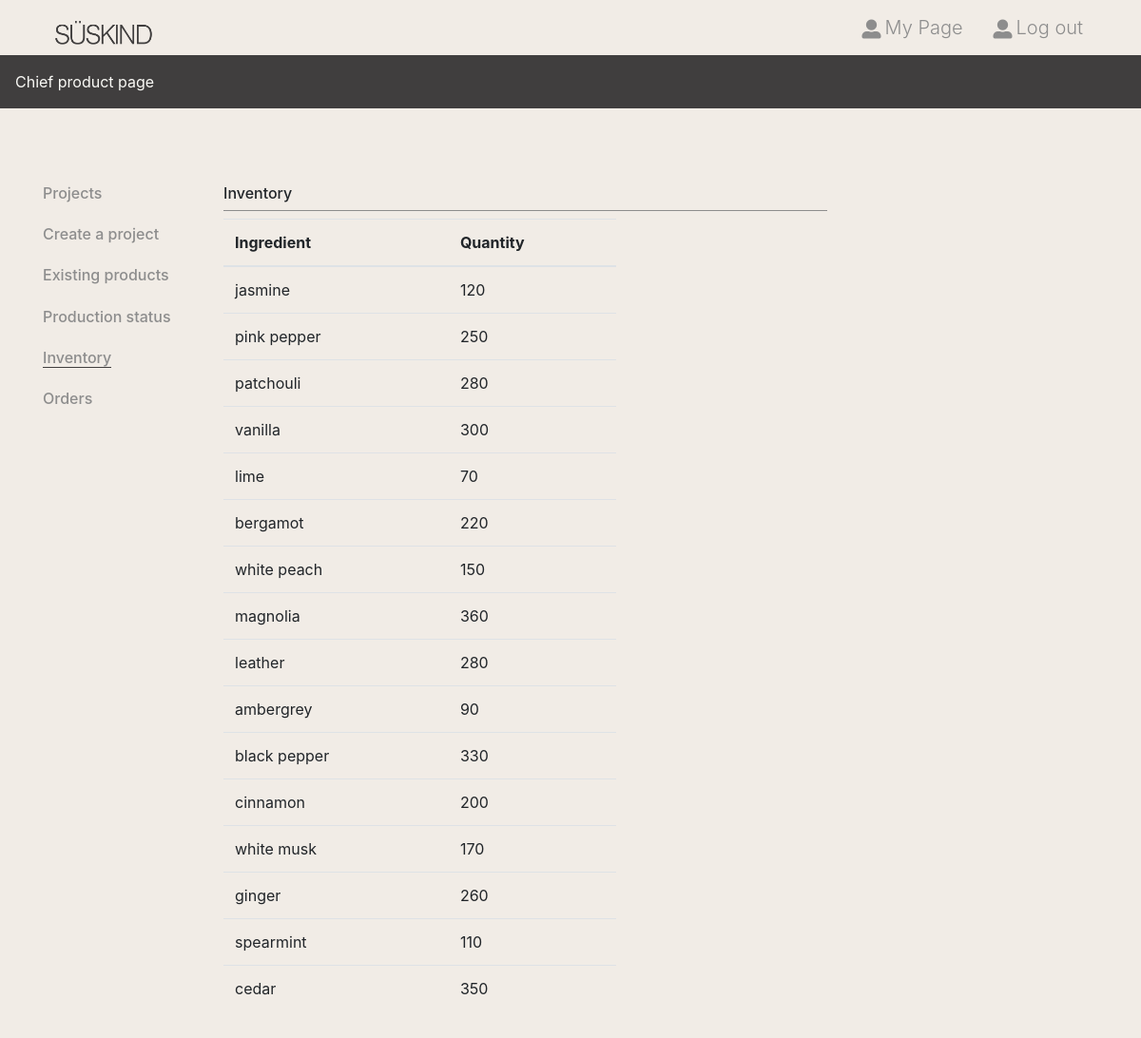
Page /cp-stock on the earlier database version.
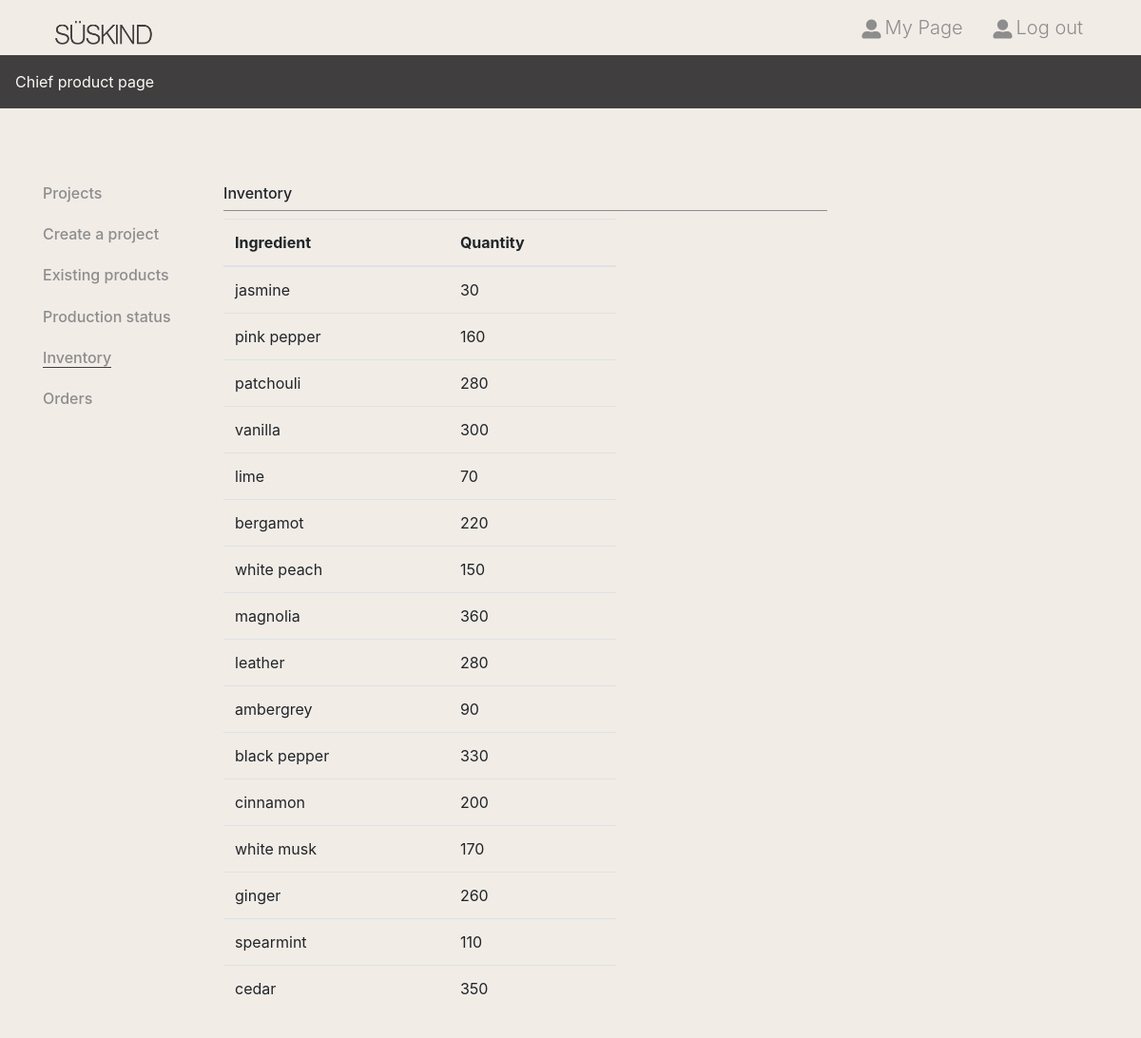
Same page on the later database version.
### tables this page shows
CREATE TABLE "ingredient" (
	"id"	INTEGER,
	"name"	TEXT,
	"quantity"	INTEGER,
	PRIMARY KEY("id" AUTOINCREMENT)
);

### app.py (the view)
@app.route('/cp-stock')
def cp_stock():
    ingredients_data = get_ingredients()
    return render_template('cp-stock.html', ingredients=ingredients_data)

### app.py (called while the page is built)
def get_ingredients():
    conn = sqlite3.connect('BDD.db')
    cursor = conn.cursor()
    cursor.execute("SELECT * FROM ingredient")
    ingredients = cursor.fetchall()
    conn.close()
    return [{'id': row[0], 'name': row[1], 'quantity': row[2]} for row in ingredients]

### templates/cp-stock.html (shortened to what this page needs)
<!DOCTYPE html>
<html lang="en">
<head>
    <link rel="stylesheet" href="../static/css/all.css">
    <link rel="stylesheet" href="https://cdnjs.cloudflare.com/ajax/libs/font-awesome/5.14.0/css/all.min.css" />
</head>
<body>
    <header class="position-relative">
        <div class="container">
            <nav class="d-flex justify-content-between align-items-center mb-40px mb-md-0">
                <h1 class="m-0"><a href="/" class="d-block">Süskind</a></h1>
                <ul class="header_menu d-none d-lg-flex justify-content-between m-0">
                    <li>
                        <a class="h5 d-flex align-items-center text-dark font-weight-light mb-0 p-3" href="chief-product">
                            <i class="fas fa-user-alt mr-1"></i>
                            <p class="m-0">My Page</p>
                        </a>
                    </li>
                    <li>
                        <a class="h5 d-flex align-items-center text-dark text-center font-weight-light mb-0 p-3" href="login">
                            <i class="fas fa-user-alt mr-1"></i>
                            <p class="m-0">Log out</p>
                        </a>
                    </li>
                </ul>
            </nav>
        </div>
    </header>
    <div class="product_category bg-primary d-none d-lg-flex mb-80px">
            <ul class="d-flex m-0 p-0">
                <li><a class="d-block text-white p-3 text-center">Chief product page</a></li>
            </ul>
    </div>
    <div class="member_content">
        <div class="container">
            <div class="row flex-lg-row-reverse">
                <div class="col-12 col-lg-3 text-dark"></div>
                <div class="col-12 col-lg-6 col-lg-7">
                    <h3 class="h6 border-dark border-bottom pb-2">Inventory</h3>
                    <div class="form-group row">
                        <div class="col-8">
                            <table class="table">
                                <thead>
                                    <tr>
                                        <th>Ingredient</th>
                                        <th>Quantity</th>
                                    </tr>
                                </thead>
                                <tbody>
                                    {% for ingredient in ingredients %}
                                        <tr>
                                            <td>{{ ingredient.name }}</td>
                                            <td>{{ ingredient.quantity }}</td>
                                        </tr>
                                    {% endfor %}
                                </tbody>
                            </table>
                        </div>
                    </div>
                </div>
                <div class="col-md-3 col-lg-2 d-none d-lg-block">
                    <h6 class="mb-4"><a href="chief-product" class="text-dark">Projects</a></h6>
                    <h6 class="mb-4"><a href="create-project" class="text-dark">Create a project</a></h6>
                    <h6 class="mb-4"><a href="cp-products" class="text-dark">Existing products</a></h6>
                    <h6 class="mb-4"><a href="cp-status" class="text-dark">Production status</a></h6>
                    <h6 class="mb-4"><a href="cp-stock" class="text-dark border-primary border-bottom">Inventory</a></h6>
                    <h6 class="mb-4"><a href="cp-order" class="text-dark">Orders</a></h6>
                </div>
            </div>
        </div>
    </div>
</body>
</html>

Differences in the rows shown:
changed ingredient "jasmine": quantity "120" → "30"
changed ingredient "pink pepper": quantity "250" → "160"
